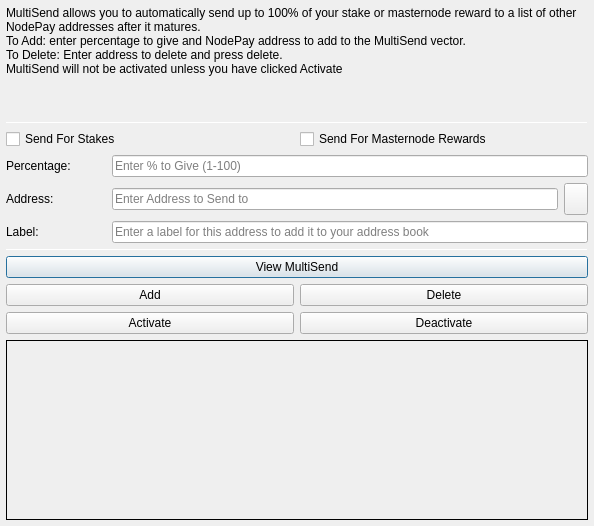
<?xml version="1.0" encoding="UTF-8"?>
<ui version="4.0">
 <class>MultiSendDialog</class>
 <widget class="QDialog" name="MultiSendDialog">
  <property name="windowModality">
   <enum>Qt::NonModal</enum>
  </property>
  <property name="geometry">
   <rect>
    <x>0</x>
    <y>0</y>
    <width>594</width>
    <height>526</height>
   </rect>
  </property>
  <property name="windowTitle">
   <string>MultiSend</string>
  </property>
  <layout class="QVBoxLayout" name="verticalLayout" stretch="0">
   <property name="margin">
    <number>6</number>
   </property>
   <item>
    <layout class="QVBoxLayout" name="verticalLayout_Main" stretch="1,1,1,0,1,1,1">
     <item>
      <widget class="QLabel" name="label_2">
       <property name="lineWidth">
        <number>1</number>
       </property>
       <property name="text">
        <string>MultiSend allows you to automatically send up to 100% of your stake or masternode reward to a list of other NodePay addresses after it matures.
To Add: enter percentage to give and NodePay address to add to the MultiSend vector.
To Delete: Enter address to delete and press delete.
MultiSend will not be activated unless you have clicked Activate</string>
       </property>
       <property name="alignment">
        <set>Qt::AlignLeading|Qt::AlignLeft|Qt::AlignTop</set>
       </property>
       <property name="wordWrap">
        <bool>true</bool>
       </property>
      </widget>
     </item>
     <item>
      <widget class="Line" name="line">
       <property name="minimumSize">
        <size>
         <width>0</width>
         <height>1</height>
        </size>
       </property>
       <property name="maximumSize">
        <size>
         <width>16777215</width>
         <height>1</height>
        </size>
       </property>
       <property name="orientation">
        <enum>Qt::Horizontal</enum>
       </property>
      </widget>
     </item>
     <item>
      <layout class="QVBoxLayout" name="verticalLayout_Settings">
       <item>
        <layout class="QHBoxLayout" name="horizontalLayout">
         <item>
          <widget class="QCheckBox" name="multiSendStakeCheckBox">
           <property name="text">
            <string>Send For Stakes</string>
           </property>
          </widget>
         </item>
         <item>
          <widget class="QCheckBox" name="multiSendMasternodeCheckBox">
           <property name="text">
            <string>Send For Masternode Rewards</string>
           </property>
          </widget>
         </item>
        </layout>
       </item>
       <item>
        <layout class="QHBoxLayout" name="horizontalLayout_6">
         <item>
          <widget class="QLabel" name="label">
           <property name="minimumSize">
            <size>
             <width>100</width>
             <height>0</height>
            </size>
           </property>
           <property name="toolTip">
            <string>Percentage of stake to send</string>
           </property>
           <property name="text">
            <string>Percentage:</string>
           </property>
          </widget>
         </item>
         <item>
          <widget class="QLineEdit" name="multiSendPercentEdit">
           <property name="toolTip">
            <string>Enter whole numbers 1 - 100</string>
           </property>
           <property name="placeholderText">
            <string>Enter % to Give (1-100)</string>
           </property>
          </widget>
         </item>
        </layout>
       </item>
       <item>
        <layout class="QHBoxLayout" name="horizontalLayout_7">
         <item>
          <widget class="QLabel" name="label_5">
           <property name="minimumSize">
            <size>
             <width>100</width>
             <height>0</height>
            </size>
           </property>
           <property name="toolTip">
            <string>Address to send portion of stake to</string>
           </property>
           <property name="text">
            <string>Address:</string>
           </property>
          </widget>
         </item>
         <item>
          <widget class="QLineEdit" name="multiSendAddressEdit">
           <property name="toolTip">
            <string/>
           </property>
           <property name="placeholderText">
            <string>Enter Address to Send to</string>
           </property>
          </widget>
         </item>
         <item>
          <widget class="QToolButton" name="addressBookButton">
           <property name="maximumSize">
            <size>
             <width>16777215</width>
             <height>32</height>
            </size>
           </property>
           <property name="toolTip">
            <string>Choose an address from the address book</string>
           </property>
           <property name="text">
            <string/>
           </property>
           <property name="icon">
            <iconset resource="../nodepay.qrc">
             <normaloff>:/icons/address-book</normaloff>:/icons/address-book</iconset>
           </property>
           <property name="shortcut">
            <string>Alt+A</string>
           </property>
          </widget>
         </item>
        </layout>
       </item>
      </layout>
     </item>
     <item>
      <layout class="QHBoxLayout" name="horizontalLayout_3">
       <item>
        <widget class="QLabel" name="label_3">
         <property name="minimumSize">
          <size>
           <width>100</width>
           <height>0</height>
          </size>
         </property>
         <property name="text">
          <string>Label:</string>
         </property>
        </widget>
       </item>
       <item>
        <widget class="QLineEdit" name="labelAddressLabelEdit">
         <property name="placeholderText">
          <string>Enter a label for this address to add it to your address book</string>
         </property>
        </widget>
       </item>
      </layout>
     </item>
     <item>
      <widget class="Line" name="line_2">
       <property name="minimumSize">
        <size>
         <width>0</width>
         <height>1</height>
        </size>
       </property>
       <property name="maximumSize">
        <size>
         <width>16777215</width>
         <height>1</height>
        </size>
       </property>
       <property name="orientation">
        <enum>Qt::Horizontal</enum>
       </property>
      </widget>
     </item>
     <item>
      <layout class="QVBoxLayout" name="verticalLayout_Buttons">
       <item>
        <layout class="QHBoxLayout" name="horizontalLayout_4">
         <item>
          <widget class="QPushButton" name="viewButton">
           <property name="toolTip">
            <string/>
           </property>
           <property name="statusTip">
            <string>View MultiSend Vector</string>
           </property>
           <property name="text">
            <string>View MultiSend</string>
           </property>
          </widget>
         </item>
        </layout>
       </item>
       <item>
        <layout class="QHBoxLayout" name="horizontalLayout_2">
         <item>
          <widget class="QPushButton" name="addButton">
           <property name="toolTip">
            <string/>
           </property>
           <property name="statusTip">
            <string>Add to MultiSend Vector</string>
           </property>
           <property name="text">
            <string>Add</string>
           </property>
          </widget>
         </item>
         <item>
          <widget class="QPushButton" name="deleteButton">
           <property name="toolTip">
            <string/>
           </property>
           <property name="statusTip">
            <string>Delete Address From MultiSend Vector</string>
           </property>
           <property name="text">
            <string>Delete</string>
           </property>
          </widget>
         </item>
        </layout>
       </item>
       <item>
        <layout class="QHBoxLayout" name="horizontalLayout_5">
         <item>
          <widget class="QPushButton" name="activateButton">
           <property name="statusTip">
            <string>Activate MultiSend</string>
           </property>
           <property name="text">
            <string>Activate</string>
           </property>
          </widget>
         </item>
         <item>
          <widget class="QPushButton" name="disableButton">
           <property name="statusTip">
            <string>Deactivate MultiSend</string>
           </property>
           <property name="text">
            <string>Deactivate</string>
           </property>
          </widget>
         </item>
        </layout>
       </item>
      </layout>
     </item>
     <item>
      <widget class="QLabel" name="message">
       <property name="minimumSize">
        <size>
         <width>0</width>
         <height>180</height>
        </size>
       </property>
       <property name="frameShape">
        <enum>QFrame::Panel</enum>
       </property>
       <property name="frameShadow">
        <enum>QFrame::Plain</enum>
       </property>
       <property name="lineWidth">
        <number>1</number>
       </property>
       <property name="midLineWidth">
        <number>1</number>
       </property>
       <property name="text">
        <string/>
       </property>
       <property name="alignment">
        <set>Qt::AlignLeading|Qt::AlignLeft|Qt::AlignTop</set>
       </property>
       <property name="wordWrap">
        <bool>true</bool>
       </property>
      </widget>
     </item>
    </layout>
   </item>
  </layout>
 </widget>
 <resources>
  <include location="../nodepay.qrc"/>
 </resources>
 <connections/>
</ui>
